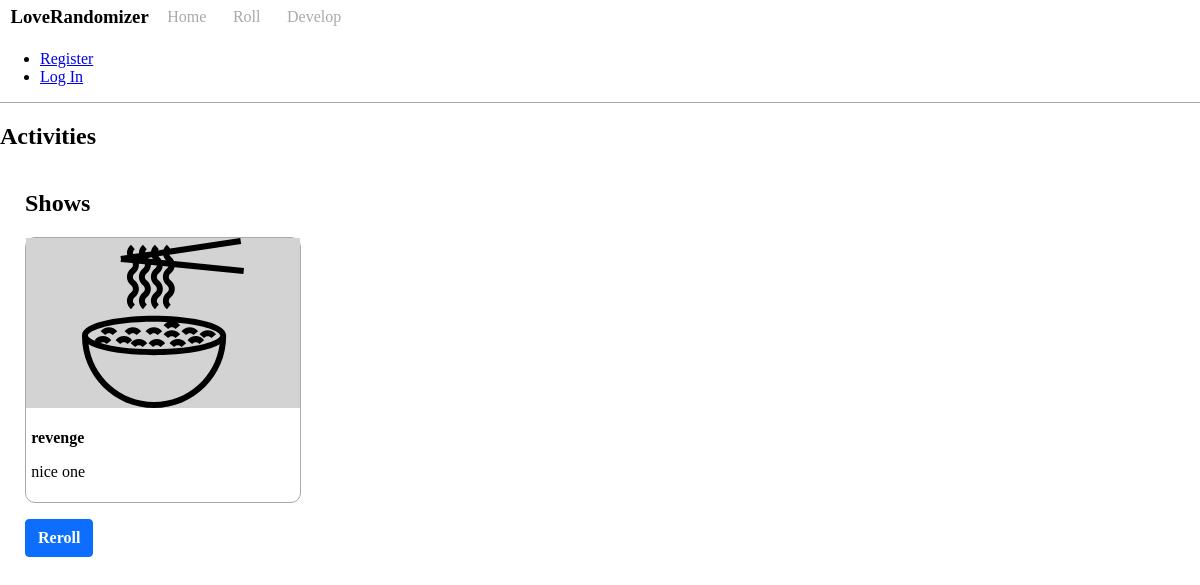
The app's page /roll/, older data.
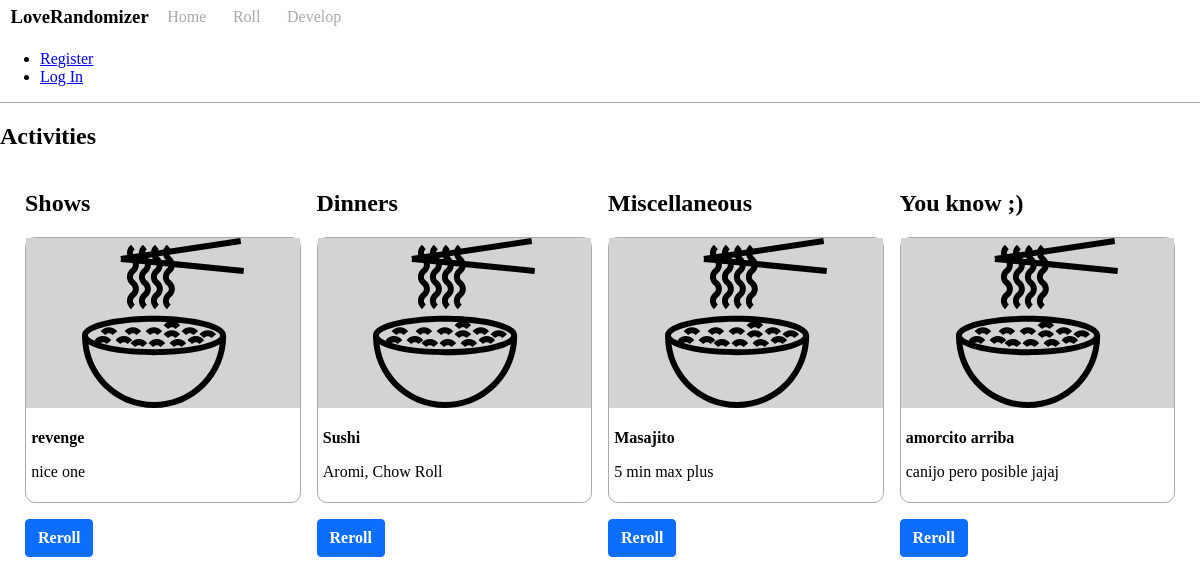
The same page, newer data.
### tables this page shows
CREATE TABLE activities (
  id INTEGER PRIMARY KEY AUTOINCREMENT,
  author_id INTEGER NOT NULL,
  name TEXT  NOT NULL,
  description TEXT,
  category TEXT NOT NULL,
  FOREIGN KEY (author_id) REFERENCES user (id)
);

### flaskr/roll.py (the view)
@bp.route('/')
def index():
    db = get_db()
    show = db.execute(
        '''
        SELECT name, description, category
        FROM activities
        WHERE category = 'shows';
        '''
    ).fetchone()
    dinner = db.execute(
        '''
        SELECT name, description, category
        FROM activities
        WHERE category = 'dinners';
        '''
    ).fetchone()
    misc = db.execute(
        '''
        SELECT name, description, category
        FROM activities
        WHERE category = 'misc';
        '''
    ).fetchone()
    sexy = db.execute(
        '''
        SELECT name, description, category
        FROM activities
        WHERE category = 'sexy';
        '''
    ).fetchone()
    acts = [show, dinner, misc, sexy]
    headers = ['Shows', 'Dinners', 'Miscellaneous', 'You know ;)']
    dictacts = []
    for i in range(4):
        if acts[i] != None:
            dictacts.append(dict(acts[i]))
            dictacts[i]['header'] = headers[i]
    return render_template('roll/index.html', acts=dictacts)

### flaskr/auth.py (called while the page is built)
@bp.before_app_request
def load_logged_in_user():
    user_id = session.get('user_id')
    if user_id is None:
        g.user = None
    else:
        g.user = get_db().execute(
            'SELECT * FROM user WHERE id = ?', (user_id,)
        ).fetchone()

### flaskr/db.py (called while the page is built)
def get_db():
    if 'db' not in g:
        g.db = sqlite3.connect(
            current_app.config['DATABASE'],
            detect_types=sqlite3.PARSE_DECLTYPES
        )
        g.db.row_factory = sqlite3.Row
    return g.db

### flaskr/templates/roll/index.html
{% extends 'base.html' %} {% block header %}
<h1>{% block title %}Activities{% endblock %}</h1>
{% endblock %} {% block content %}
<section class="grid columns-4to1 gap-2">
  {% for act in acts %}
  <div>
    <h2>{{act['header']}}</h2>
    <div class="card">
      <div class="bg-gray flex flex-column justify-center">
        <img
          class="svg"
          src="{{ url_for('static', filename='noodles.svg') }}"
          alt="noodles img"
        />
      </div>
      <div class="p-1">
        <h4 class="text my-1">{{act['name']}}</h4>
        <p class="text my-1">{{act['description']}}</p>
      </div>
    </div>
    <a class="abtn primary my-1">Reroll</a>
  </div>
  {% endfor %}
</section>
{% endblock %}

### flaskr/templates/base.html (shortened to what this page needs)
<!DOCTYPE html>
<head>
</head>
<body>
  <link rel="stylesheet" href="{{ url_for('static', filename='style.css') }}" />
  <nav class="bordered">
    <div class="flex flex-row items-center navlinks spacex-2">
      <h3 class="text">LoveRandomizer</h3>
      <a href="{{ url_for('home.index') }}">Home</a>
      <a href="{{ url_for('roll.index') }}">Roll</a>
      <a href="{{ url_for('blog.index') }}">Develop</a>
    </div>
    <ul>
      {% if g.user %}
      <li><span>{{ g.user['username'] }}</span></li>
      <li><a href="{{ url_for('auth.logout') }}">Log Out</a> {% else %}</li>
      <li><a href="{{ url_for('auth.register') }}">Register</a></li>
      <li>
        <a href="{{ url_for('auth.login') }}">Log In</a>
        {% endif %}
      </li>
    </ul>
  </nav>
  <section class="content">
    <header>{% block header %}{% endblock %}</header>
    <main class="container mt-1">{% block content %}{% endblock %}</main>
  </section>
</body>

### flaskr/static/style.css (style rules this page uses)
body { margin: 0; }
.abtn { display: inline-block; font-weight: 600; line-height: 1.5; color: #212529; text-align: center; text-decoration: none; vertical-align: middle; cursor: pointer; -webkit-user-select: none; -moz-user-select: none; user-select: none; background-color: transparent; border: 1px solid transparent; padding: 0.375rem 0.75rem; font-size: 1rem; border-radius: 0.25rem; transition: color .15s ease-in-out,background-color .15s ease-in-out,border-color .15s ease-in-out,box-shadow .15s ease-in-out; }
.primary { color: #fff; background-color: #0d6efd; border-color: #0d6efd; }
.container { width: 100%; margin-right: auto; margin-left: auto; }
@media (min-width: 1200px) { .container { max-width: 1150px; } }
.grid { display: grid; }
.gap-2 { column-gap: 1rem; }
.columns-4to1 { grid-template-columns: repeat(4, 1fr); }
.flex { display: flex; flex-direction: row; align-items: center; }
.flex-row { flex-direction: row; }
.flex-column { flex-direction: column; }
.items-center { align-items: center; }
.justify-center { justify-content: center; }
.text { margin-top: 0; margin-bottom: 0; }
.navlinks a { text-decoration: none; color: darkgray; padding: 0.5rem; }
.spacex-2 a, h3 { margin-left: 0.66rem; margin-right: 0.66remem ; }
.bordered { border-bottom: 1px solid darkgray; }
.card { border: 1px solid darkgray; border-radius: 10px; }
.svg { height: 170px; }
.bg-gray { background-color: lightgray; width: 100%; }
.mt-1 { margin-top: 1rem; }
.my-1 { margin-top: 1rem; margin-bottom: 1rem; }
.p-1 { padding: 0.33rem; }

Row changes from the older to the newer data that the page shows:
added activities: header "Dinners", name "Sushi", description "Aromi, Chow Roll"
added activities: header "Miscellaneous", name "Masajito", description "5 min max plus"
added activities: header "You know ;)", name "amorcito arriba", description "canijo pero posible jajaj"
